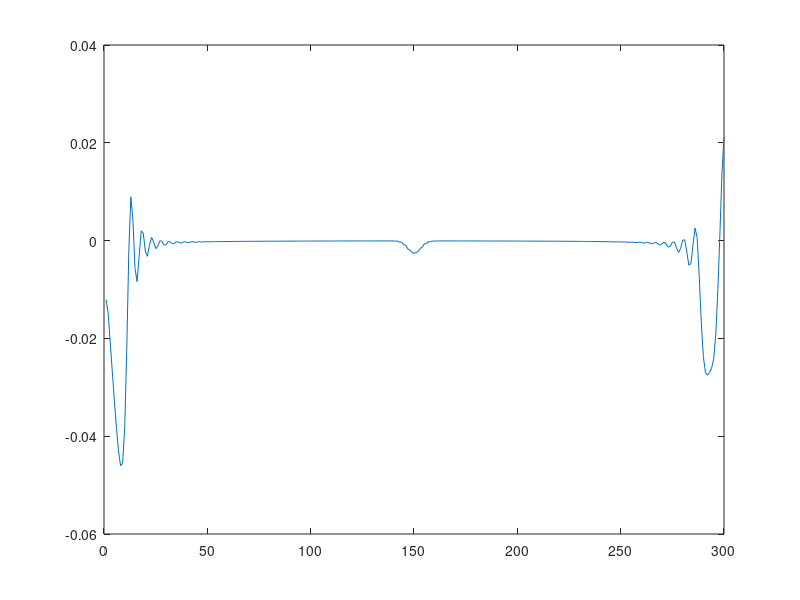

MATLAB code to generate this figure:

%%%%%%%%%%%%%%%%%%%%%%%%%%%%%%%%%%%%%%%%%%%%%%%%%%%%%%%%%%%%%%%%%%%
%% This is a simple implementation of the LBGK model.
%% By Andrey R. da Silva, August 2010
%%
%% The code does not take into account eny specific boundaru condiition.
%%%%%%%%%%%%%%%%%%%%%%%%%%%%%%%%%%%%%%%%%%%%%%%%%%%%%%%%%%%%%%%%%%%

clear all, clc
close all


% Block 1
%%%%%%%%%%%%%%%%%%%%%%%%%%%%%%%%%%%%%%%%%%%%%%%%%%%%%%%%%%%%%%%%%%%
%%% Lattice size
%%%%%%%%%%%%%%%%%%%%%%%%%%%%%%%%%%%%%%%%%%%%%%%%%%%%%%%%%%%%%%%%%%%

N = 300;                    % Number of lines   (cells in the y direction)
c_p = 340;                    % Sound velocity on the fluid [m/s]
rho_p = 1.2;                  % physical density [kg/m^3]
rho_p = 1;                    % Fluid density  [kg/m^3]
Lx = .5;                      % Maximun dimenssion in the x direction [m]
Dx = Lx/N                    % Lattice space (pitch)
Dt = (1/sqrt(3))*Dx/c_p       % lattice time step


% Block 3
%%%%%%%%%%%%%%%%%%%%%%%%%%%%%%%%%%%%%%%%%%%%%%%%%%%%%%%%%%%%%%%%%%%
%%% Lattice parameters (micro - lattice unities)
%%%%%%%%%%%%%%%%%%%%%%%%%%%%%%%%%%%%%%%%%%%%%%%%%%%%%%%%%%%%%%%%%%%
omega = 1.9;                                      % Relaxation frequency
tau = 1/omega;                                    % Relaxation time
rho_l = 1;                                        % avereged fluid density (latice density
cs = 1/sqrt(3);                                   % lattice speed of sound
cs2 = cs^2;                                       % Squared speed of sound cl^2
visc = cs2*(1/omega-0.5);                         % lattice viscosity
visc_phy = visc*(Dx^2)/Dt;                        % physical kinematic viscosity


% Block 4
%%%%%%%%%%%%%%%%%%%%%%%%%%%%%%%%%%%%%%%%%%%%%%%%%%%%%%%%%%%%%%%%%%%%%%%%%%%%
%% Lattice properties for the D2Q9 model
%%%%%%%%%%%%%%%%%%%%%%%%%%%%%%%%%%%%%%%%%%%%%%%%%%%%%%%%%%%%%%%%%%%%%%%%%%%%

N_c=3 ;                                             % number of directions of the D2Q9 model
C_x=[0 1  -1];                       % velocity vectors in x
w0=4/6. ; w1=1/6. ; w2=1/6.;                    % lattice weights
W = [w0 w1 w1];
f1=3.;
f2=4.5;
f3=1.5;                                             % coef. of the f equil.


% Array of distribution and relaxation functions
f=zeros(N,N_c);                                 
feq=zeros(N,N_c);

% Filling the initial distribution function (at t=0) with initial values
f(:,:)=rho_l/3;   
ux = zeros(N, 1);

rho_l = 0.01;   % initial disturbance
f(N/2,3) = rho_l;


%Block 5
%%%%%%%%%%%%%%%%%%%%%%%%%%%%%%%%%%%%%%%%%%%%%%%%%%%%%%%%%%%%%%%%%%%%%%%%%%
%% Begin the iteractive process
%%%%%%%%%%%%%%%%%%%%%%%%%%%%%%%%%%%%%%%%%%%%%%%%%%%%%%%%%%%%%%%%%%%%%%%%%%



for ta = 1 : 150*sqrt(3)
    
    % Block 5.1
    %%%%%%%%%%%%%%%%%%%%%%%%%%%%%%%%%%%%%%%%%%%%%%%%%%%%%%%%%%%%%
    %% propagation (streaming)
    %%%%%%%%%%%%%%%%%%%%%%%%%%%%%%%%%%%%%%%%%%%%%%%%%%%%%%%%%%%%%
    %这个貌似是反射边界条件
    f(:,2) = [f(1:2,2);f(2:N-1,2)];
    f(:,3) = [f(2:N-1,3);f(N-1:N,3)];
    
    
    % Block 5.2
    %%%%%%%%%%%%%%%%%%%%%%%%%%%%%%%%%%%%%%%%%%%%%%%%%%%%%%%%%%%%%%
    % recalculating rho and u
    %%%%%%%%%%%%%%%%%%%%%%%%%%%%%%%%%%%%%%%%%%%%%%%%%%%%%%%%%%%%%%
    rho=sum(f,2); 
    

        
    rt0= w0*rho;
    rt1= w1*rho;
    rt2= w2*rho;

    % Determining the velocities according to Eq.() (see slides)    
    ux = (C_x(2).*f(:,2)+C_x(3).*f(:,3))./rho ;
    mean(mean(mean(ux)))
    mean(mean(mean(f(:,:,:))))
    aola = 6        


    % Block 5.3
    %%%%%%%%%%%%%%%%%%%%%%%%%%%%%%%%%%%%%%%%%%%%%%%%%%%%%%%%%%%%%
    %% Determining the relaxation functions for each direction
    %%%%%%%%%%%%%%%%%%%%%%%%%%%%%%%%%%%%%%%%%%%%%%%%%%%%%%%%%%%%%       
    uxsq=ux.^2; 
    usq=uxsq; 
     
    feq(:,1)= rt0 .*(1 - f3*usq);
    feq(:,2)= rt1 .*(1 +f1*ux +f2*uxsq -f3*usq);
    feq(:,3)= rt1 .*(1 -f1*ux +f2*uxsq -f3*usq);
%     feq(:,:,4)= rt1 .*(1 -f1*uy +f2*uysq -f3*usq);
%     feq(:,:,5)= rt2 .*(1 +f1*(+ux+uy) +f2*(+ux+uy).^2 -f3.*usq);
%     feq(:,:,6)= rt2 .*(1 +f1*(-ux+uy) +f2*(-ux+uy).^2 -f3.*usq);
%     feq(:,:,7)= rt2 .*(1 +f1*(-ux-uy) +f2*(-ux-uy).^2 -f3.*usq);
%     feq(:,:,8)= rt2 .*(1 +f1*(+ux-uy) +f2*(+ux-uy).^2 -f3.*usq);
    
    
   
    % Block 5.4
    %%%%%%%%%%%%%%%%%%%%%%%%%%%%%%%%%%%%%%%%%%%%%%%%%%%%%%%%%%%%%
    % Collision (relaxation) step
    %%%%%%%%%%%%%%%%%%%%%%%%%%%%%%%%%%%%%%%%%%%%%%%%%%%%%%%%%%%%%
   
    f= (1-omega)*f + omega*feq; 
    
    
    
% Ploting the results in real time   
plot(rho-1), view(2)%, shading flat, axis equal, caxis([-.00001 .00001])
grid off
pause(.0001) 

end %  End main time Evolution Loop
